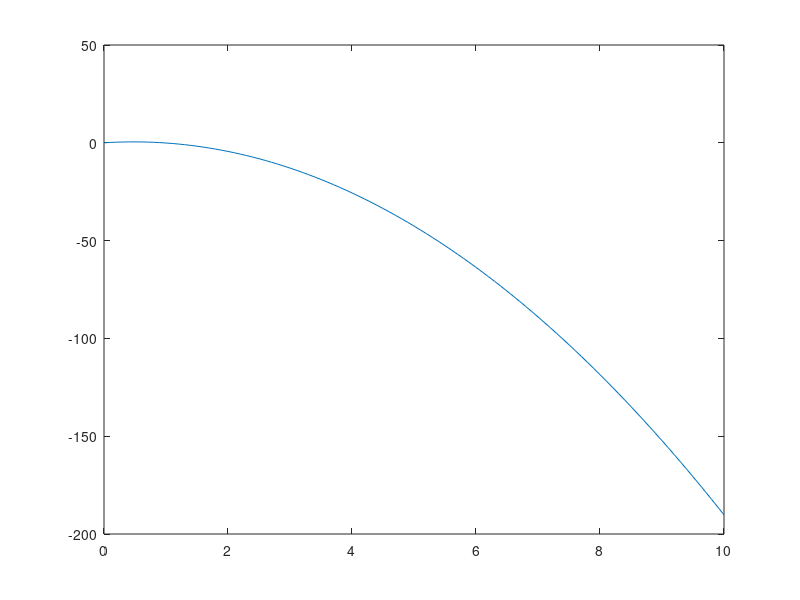

MATLAB code to generate this figure:
%%%% RENAME from mini_project.m to (your_project_short_name).m
% Comments describing mini-project ~ 100-200 words

% Simulation parameters
%	These are values particular to the simulation 
%	that do not change later in the script
% Intial velocity (v0) = 0 m/s
% Intial height   (h0) = 5 m
% Gravity          (g) = 9.81 m/s
% Height of pulley (H) = 10 m 
% Radius of pulley (R) = 1 m
% Length of rope   (L) = 15 m 
% Masses          (m1) = 2 kg
%                 (m2) = 5 kg
% Computed parameters (from simulation parameters)
%	These are values that do not change later in the script
%	and are calculated from formulas using the simulation parameters

% Function calls and simple calculations for:
%	data read-in
%	simulation solution 
%	visualization
m1 = 2
m2 = 5
g = -9.81
v0 = 2
a = ((m2-m1).*g)/(m1+m2)
t = (0:0.1:10)
h = v0.*t + 0.5.*a*t.^2
plot(t,h) 
% Function definitions for simulation solution & visualization
%	Each function contains help text: https://www.mathworks.com/help/matlab/matlab_prog/add-help-for-your-program.html

